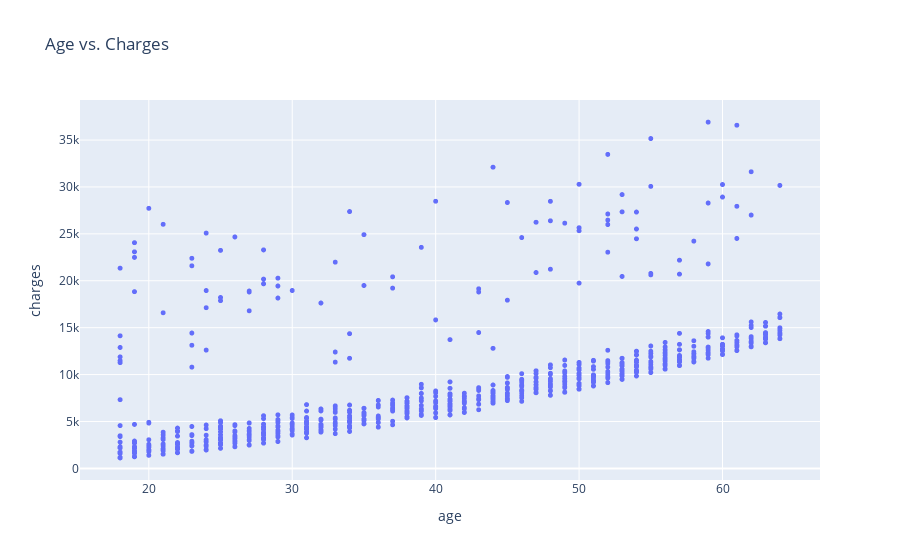

The cell this chart's notebook holds for it:
### Code cell
fig = px.scatter(non_smoker_df, 
                 x='age', 
                 y='charges',
                 hover_data=['sex'], 
                 title='Age vs. Charges')
fig.update_traces(marker_size=5)
fig.show()

### Figure 1 — Plotly figure (JSON) as saved in the notebook; plotly's stock layout.template omitted (floating-point values rounded to 4 significant figures; data arrays with more than 128 entries replaced by an {"elided": "..."} marker saying what was removed)
{"data": [{"customdata": {"elided": "1064x1 str values"}, "hovertemplate": "age=%{x}<br>charges=%{y}<br>sex=%{customdata[0]}<extra></extra>", "legendgroup": "", "marker": {"color": "#636efa", "size": 5, "symbol": "circle"}, "mode": "markers", "name": "", "showlegend": false, "type": "scattergl", "x": {"elided": "1064 int values"}, "xaxis": "x", "y": {"elided": "1064 float values"}, "yaxis": "y"}], "layout": {"autosize": true, "legend": {"tracegroupgap": 0}, "title": {"text": "Age vs. Charges"}, "xaxis": {"anchor": "y", "autorange": true, "domain": [0, 1], "range": [15.25, 66.75], "title": {"text": "age"}, "type": "linear"}, "yaxis": {"anchor": "x", "autorange": true, "domain": [0, 1], "range": [-1664.0, 39700.0], "title": {"text": "charges"}, "type": "linear"}}}
